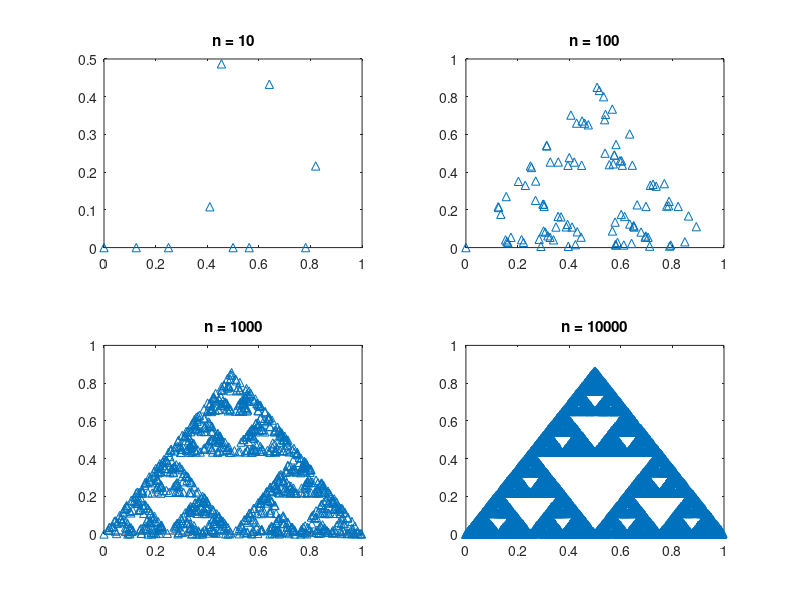

Recreate this plot in MATLAB.
% Chapter 6 Programming in MATLAB - Lab
%
% Name: Aman Sirigineedi
% Date: 3/14/2026
clear, clc;

disp('Problem 1:')
% Determine and display the first 20 Fibonacci numbers
% Sequence starts with 0 and 1; each next value = sum of previous two
f1 = 0;
f2 = 1;
fib = [f1 f2];
for i = 3:20
    fnew = f1 + f2;
    fib = [fib fnew];
    f1 = f2;
    f2 = fnew;
end
fprintf('The first 20 Fibonacci numbers are:\n\n');
fprintf(' %d', fib);
fprintf('\n');

disp('Problem 2:')
% Build an m x n matrix where element (r,c) = r^c / (r + c)
m = input('Enter number of rows m: ');
n = input('Enter number of columns n: ');
matrix = [];
for r = 1:m
    row = [];
    for c = 1:n
        row = [row  r^c / (r + c)];
    end
    matrix = [matrix; row];
end
matrix

disp('Problem 3:')
% Find the smallest even integer divisible by 13 and 16 with sqrt > 120
% Loop starts at 1 and stops when all conditions are satisfied
n = 1;
found = 0;
while found == 0
    if n/2 == round(n/2) && n/13 == round(n/13) && n/16 == round(n/16) && sqrt(n) > 120
        found = 1;
    else
        n = n + 1;
    end
end
fprintf('The required number is: %d\n', n);

disp('Problem 4:')
% Solve quadratic equation ax^2 + bx + c = 0 using discriminant D = b^2 - 4ac
% D > 0: two real roots, D = 0: one root, D < 0: no real roots
% Run three times for three equations
for i = 1:3
    fprintf('For the equation ax^2+bx+c\n');
    a = input('Enter a: ');
    b = input('Enter b: ');
    c = input('Enter c: ');
    fprintf('\n');
    D = b^2 - 4*a*c;
    if D > 0
        x1 = (-b + sqrt(D)) / (2*a);
        x2 = (-b - sqrt(D)) / (2*a);
        r1 = min(x1, x2);
        r2 = max(x1, x2);
        fprintf('The equation has two roots,\n');
        fprintf(' %.3f and %.3f\n\n', r1, r2);
    elseif D == 0
        x = -b / (2*a);
        fprintf('The equation has one root,\n');
        fprintf(' %.3f\n\n', x);
    else
        fprintf('The equation has no real roots.\n\n');
    end
end

disp('Problem 5:')
% Sierpinski triangle via iterated random rules (equal probability)
% Rule 1: x = 0.5x,          y = 0.5y
% Rule 2: x = 0.5x + 0.25,   y = 0.5y + sqrt(3)/4
% Rule 3: x = 0.5x + 0.5,    y = 0.5y
% Start at (x1, y1) = (0, 0); run for n = 10, 100, 1000, 10000 iterations
n_values = [10, 100, 1000, 10000];
figure;
for k = 1:4
    n = n_values(k);
    xc = 0;
    yc = 0;
    x = xc;
    y = yc;
    for i = 1:n-1
        rule = randi(3);
        if rule == 1
            xc = 0.5*xc;
            yc = 0.5*yc;
        elseif rule == 2
            xc = 0.5*xc + 0.25;
            yc = 0.5*yc + sqrt(3)/4;
        else
            xc = 0.5*xc + 0.5;
            yc = 0.5*yc;
        end
        x = [x xc];
        y = [y yc];
    end
    subplot(2, 2, k);
    plot(x, y, '^');
    if n == 10
        title('n = 10');
    elseif n == 100
        title('n = 100');
    elseif n == 1000
        title('n = 1000');
    else
        title('n = 10000');
    end
end
